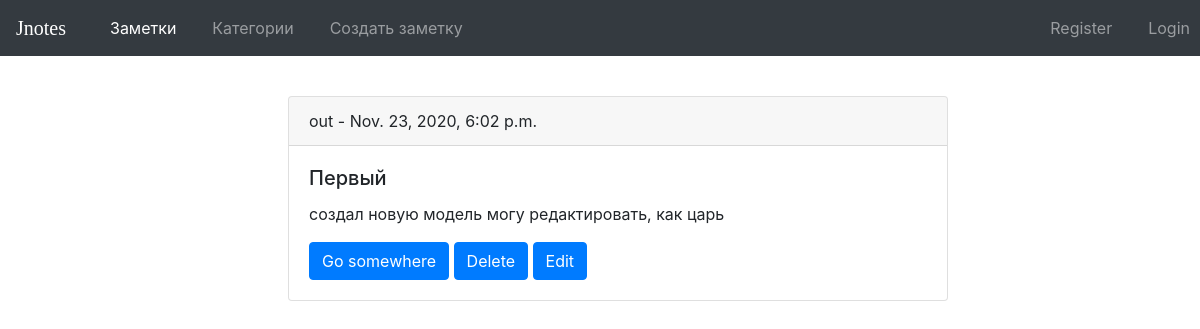
The app's page /, older data.
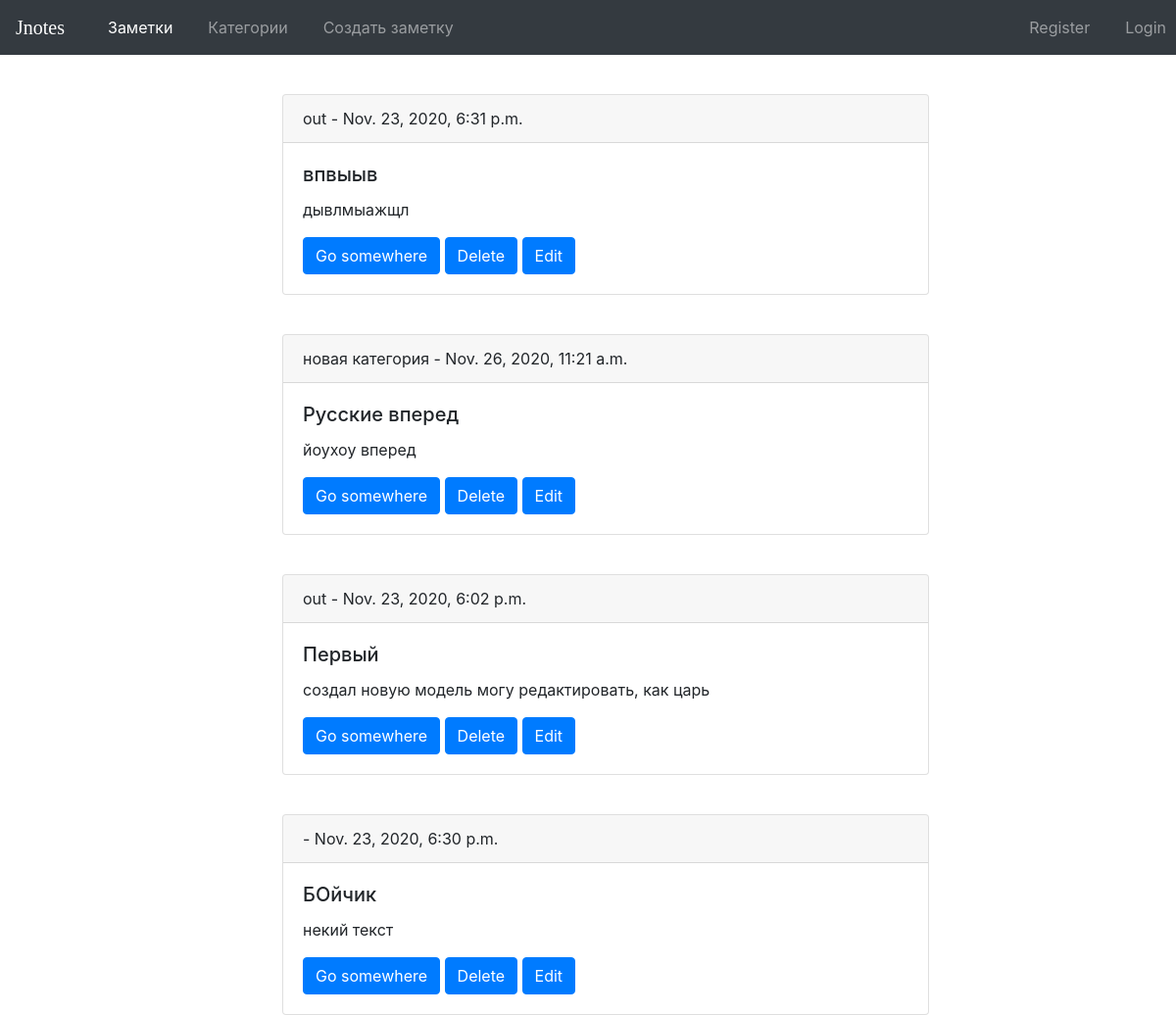
The same page, newer data.
### notes/models.py (models this page shows, shortened)
class Note(models.Model):
    title_note = models.CharField('Название', blank=False, default='NoTitle', max_length=150)
    category_note = models.CharField('Категория',blank=False, default='out', max_length=150)
    content_note = models.TextField('Содержание', blank=True)
    date_note = models.DateTimeField(auto_now_add=True)

### notes/views.py (the view)
# urls.py: path('', HomeView.as_view(), name='home'),
class HomeView(ListView):
    model = Note
    template_name = 'home.html'
    ordering = ['-title_note']
    context_object_name = 'notes_list'

### notes/templates/home.html (shortened to what this page needs)
{% extends 'base.html' %}
{% block content %}
{% for post in notes_list %}
<div class="card">
  <div class="card-header">
    {{ post.category_note }} - {{ post.date_note }}
  </div>
  <div class="card-body">
    <h5 class="card-title">{{ post.title_note }}</h5>
    <p class="card-text">{{ post.content_note }}</p>
    <a href="{% url 'note-detail' post.pk %}" class="btn btn-primary">Go somewhere</a>
    <a href="{% url 'note-delete' post.pk %}" class="btn btn-primary">Delete</a>
    <a href="{% url 'note-update' post.pk %}" class="btn btn-primary">Edit</a>
</div>
</div>
{% endfor %}
{% endblock %}

### notes/templates/base.html (shortened to what this page needs)
<!DOCTYPE html>
<html lang="en">
<head>
    {% load static %}
    <link rel="stylesheet" href="https://cdn.jsdelivr.net/npm/bootstrap@4.5.3/dist/css/bootstrap.min.css">
    <link rel="stylesheet" href="{% static 'css/base.css' %}">
</head>
<body>
  <header>
    <nav class="navbar navbar-expand-lg navbar-dark bg-dark">
      <a class="navbar-brand main-text" href="{% url 'home' %}">Jnotes</a>
        <div class="collapse navbar-collapse" id="navbarSupportedContent">
          <ul class="navbar-nav mr-auto">
            <li class="nav-item active">
              <a class="nav-link" href="{% url 'home' %}">Заметки<span class="sr-only">(current)</span></a>
            </li>
            <li class="nav-item">
              <a class="nav-link" href="{% url 'categories-view' %}">Категории</a>
            </li>
            <li class="nav-item">
              <a class="nav-link" href="{% url 'note-add' %}">Создать заметку</a>
            </li>
          </ul>
            <div class="end-nav">
              <ul class="navbar-nav mr-auto">
                  <li class="nav-item">
                    <a class="nav-link" href="#">Register</a>
                  </li>
                  <li class="nav-item">
                    <a class="nav-link" href="#">Login</a>
                  </li>
              </ul>
            </div>
        </div>
      </nav>
    </header>
    <main>
        {% block content %}
        {% endblock %}
    </main>
</body>
</html>

### notes/static/css/base.css (style rules this page uses)
.nav-item { padding-left: 20px; }
.main-text { font-size: 20px; font-family: 'Georgia'; }
.end-nav { position: absolute; right: 0px; padding-right:2px; }

### notes/templates/home.html (style rules this page uses)
.card { margin-top: 40px; width: 55%; position: relative; left: 24%; }

Row changes from the older to the newer data that the page shows:
added Note: category_note "out", date_note "Nov. 23, 2020, 6:31 p.m.", title_note "впвыыв", content_note "дывлмыажщл"
added Note: category_note "новая категория", date_note "Nov. 26, 2020, 11:21 a.m.", title_note "Русские вперед", content_note "йоухоу вперед"
added Note: date_note "Nov. 23, 2020, 6:30 p.m.", title_note "БОйчик", content_note "некий текст"
